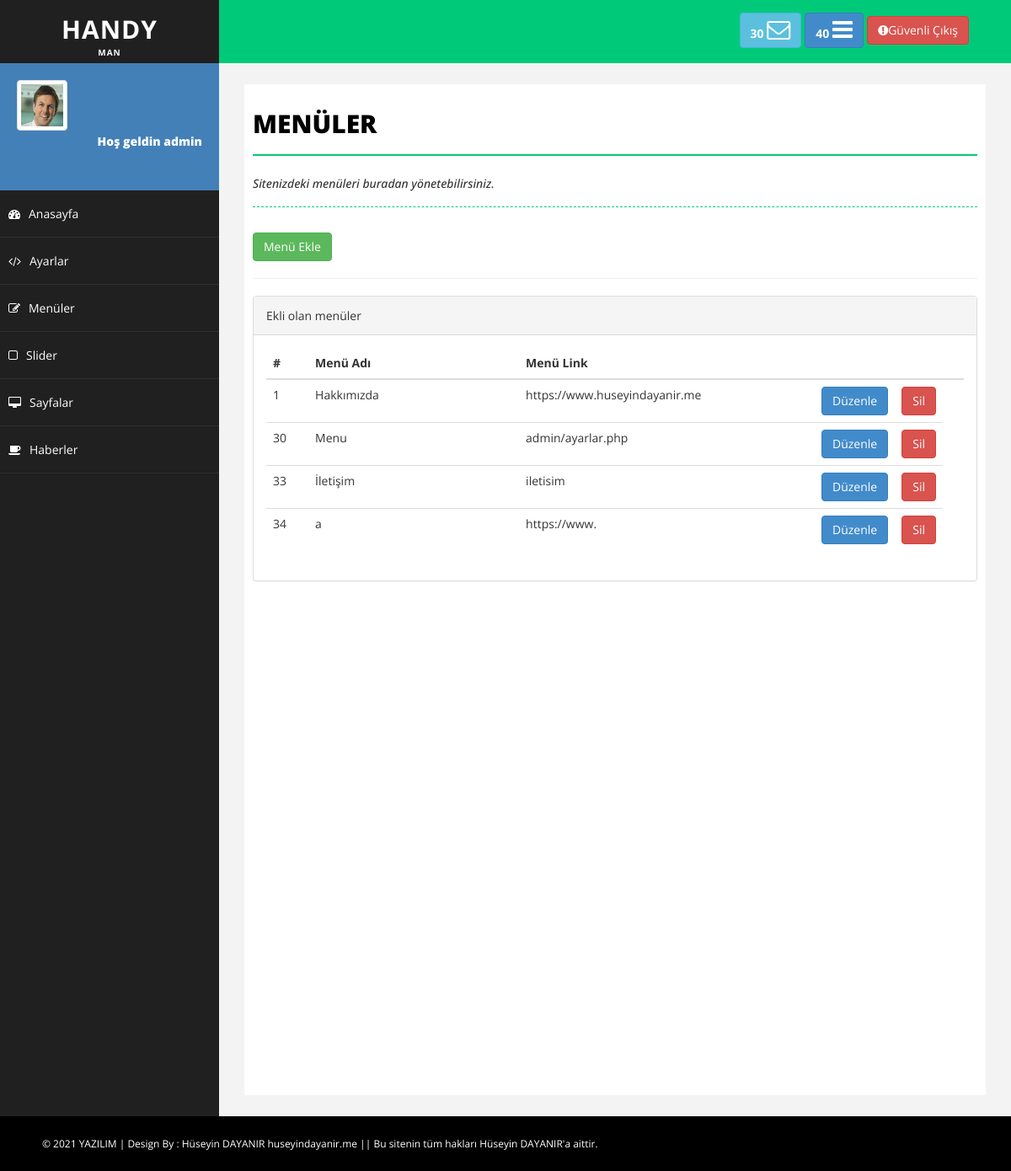
/admin/menuler.php (signed in), run on an earlier commit of the app's database.
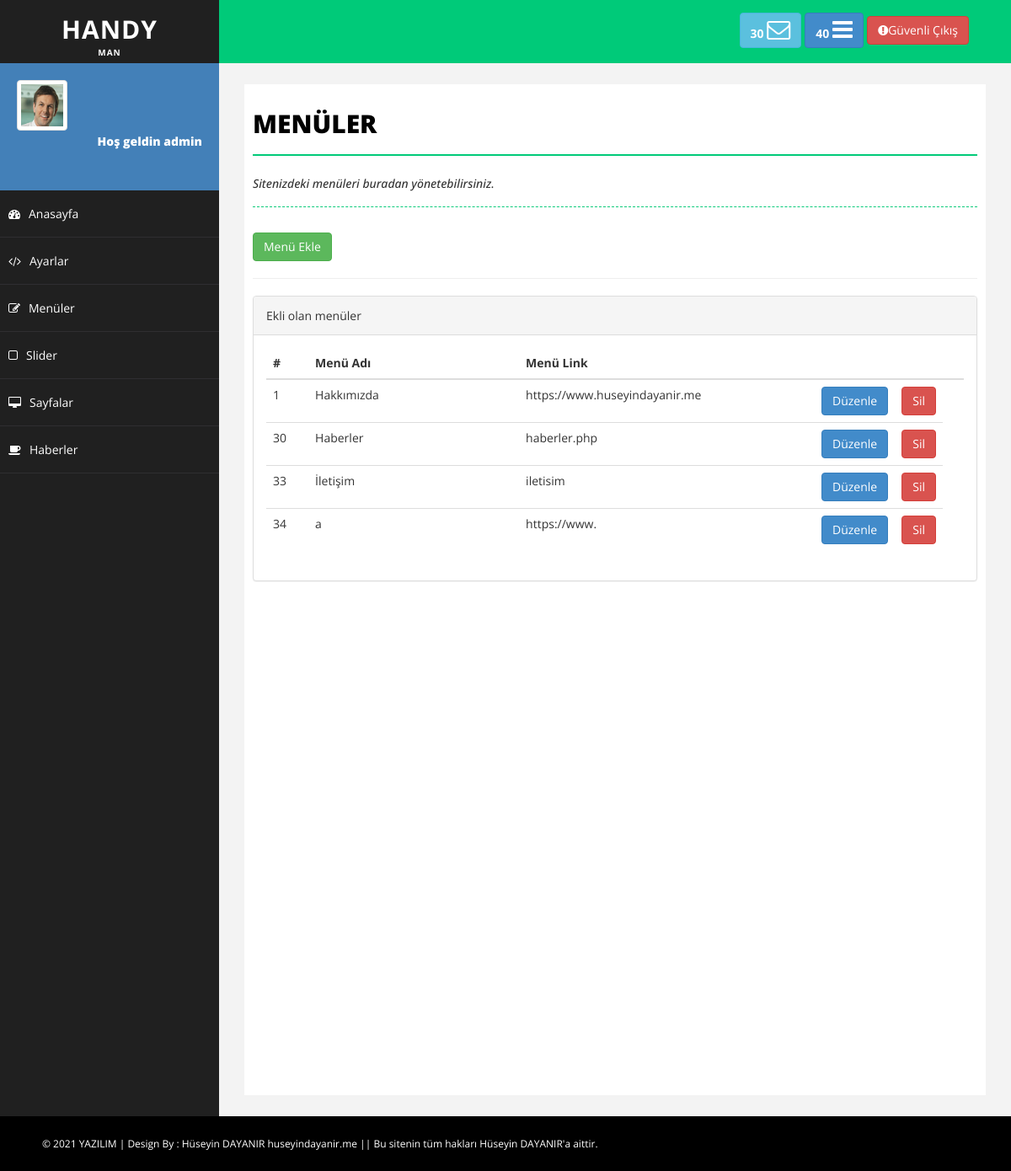
And on a later commit of the database.
### tables this page shows
CREATE TABLE `menuler` (
  `menu_id` int(11) NOT NULL,
  `menu_ad` varchar(50) NOT NULL,
  `menu_link` varchar(500) NOT NULL,
  `menu_ek` varchar(50) NOT NULL
);

### admin/menuler.php (the view, shortened to what this page needs)
<?php
include 'header.php';
include 'sidebar.php';
?>
<div id="page-wrapper">
            <div id="page-inner">
                <div class="row">
                    <div class="col-md-12">
                        <h1 class="page-head-line">Menüler</h1>
                        <?php
                            if($_GET['durum'] == "ok"){ ?>
                                <h1 style="color:green;" class="page-subhead-line">Menü başarıyla silindi.</h1>
                            <?php
                            }
                            else if($_GET['durum']=="no"){ ?>
                                <h1 style="color:red;"class="page-subhead-line">Menü silinemedi.</h1>
                            <?php
                            }
                            else {?>
                                <h1 class="page-subhead-line">Sitenizdeki menüleri buradan yönetebilirsiniz.</h1>
                            <?php } ?>
                    </div>
                    <div class="col-md-12">
                      <a href="menuEkle.php?durum"><button class="btn btn-success">Menü Ekle </button></a>
                       <hr>
                    </div>
                    <div class="col-md-12">
                    <div class="panel panel-default">
                        <div class="panel-heading">
                            Ekli olan menüler
                        </div>
                        <div class="panel-body">
                            <div class="table-responsive">
                                <table class="table table-hover">
                                    <thead>
                                        <tr>
                                            <th>#</th>
                                            <th style="width:250px">Menü Adı</th>
                                            <th>Menü Link</th>
                                            <th style="width:20px"></th>
                                            <th style="width:20px"><th>
                                        </tr>
                                    </thead>
                                    <tbody>
                                    <?php
                                       $menusor =mysqli_query($baglan,"SELECT * FROM menuler");
                                        while ( $menucek =mysqli_fetch_assoc($menusor) ){?>
                                        <tr>
                                            <td><?php echo $menucek['menu_id']?></td>
                                            <td><?php echo $menucek['menu_ad']?></td>
                                            <td><?php echo $menucek['menu_link']?></td>
                                            <td><a href="menuDuzenle.php?menu_id=<?php echo $menucek['menu_id']?>"><button class="btn btn-primary">Düzenle</button></a></td>
                                            <td><a href="netting/islem.php?menu_id=<?php echo $menucek['menu_id']?>&menuSil=ok"><button class="btn btn-danger">Sil</button></a></td>
                                        </tr>
                                        <?php }
                                    ?>
                                    </tbody>
                                </table>
                            </div>
                        </div>
                    </div>
                </div>
                </div>
            </div>
        </div>
<?php include 'footer.php' ?>

What changed in the data, as far as the page shows it:
changed menuler id 30: menu_ad "Menu" → "Haberler"; menu_link "admin/ayarlar.php" → "haberler.php"
